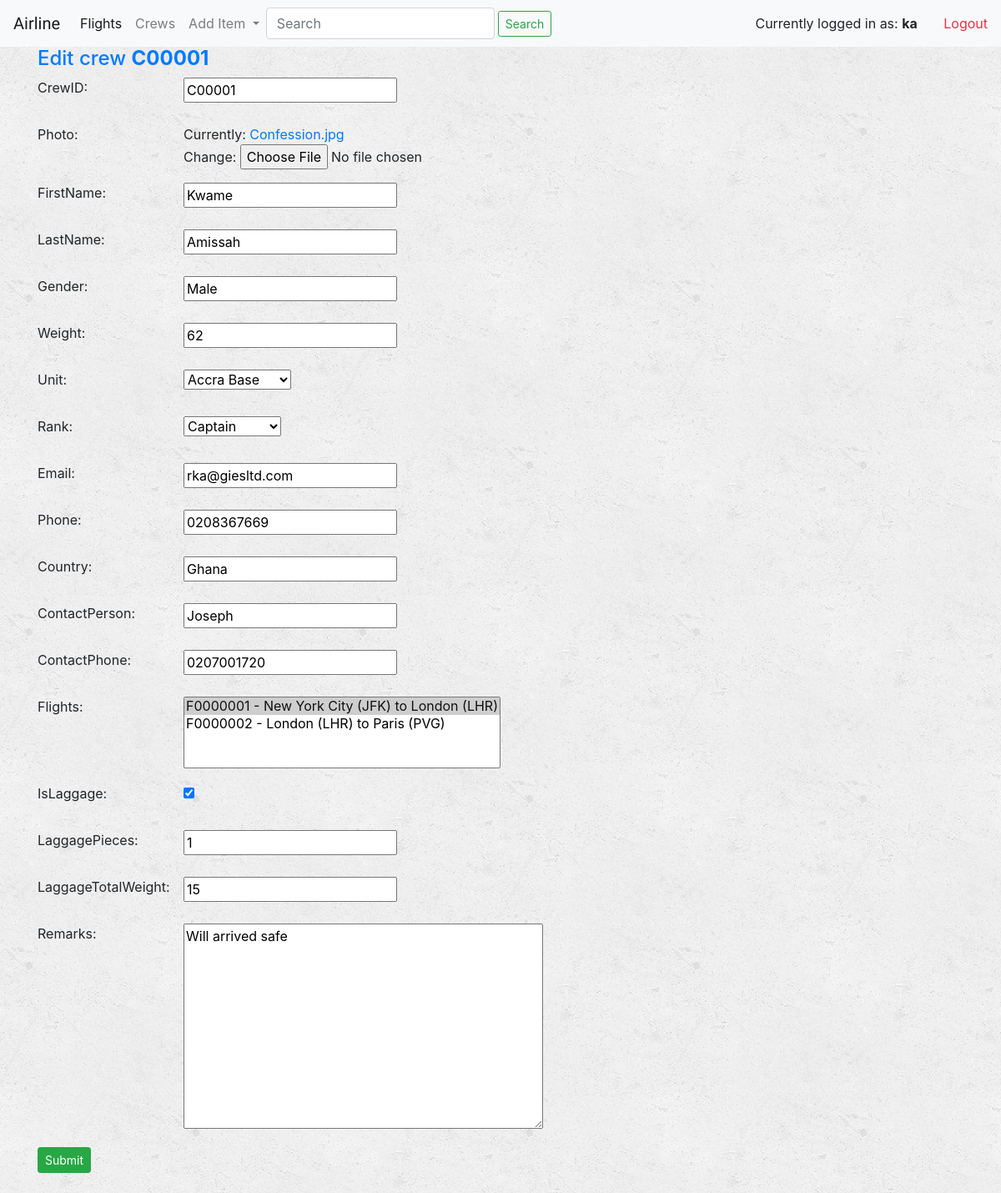
Page /crew_1/update/ (signed in) on the committed database.
### flights/models.py (models this page shows, shortened)
class Crew(models.Model):
    crewID = models.CharField(max_length=64)
    photo = models.FileField()
    firstName = models.CharField(max_length=64)
    lastName = models.CharField(max_length=64)
    gender = models.CharField(max_length=64)
    weight = models.CharField(max_length=64, null=True, blank=True)
    unit = models.ForeignKey(Unit, on_delete=models.CASCADE, related_name="crewunit")
    rank = models.ForeignKey(Rank, on_delete=models.CASCADE, related_name="crewrank")
    email = models.EmailField(null=True, blank=True)
    phone = models.CharField(max_length=64, null=True, blank=True)
    country = models.CharField(max_length=65, null=True, blank=True)
    contactPerson = models.CharField(max_length=64)
    contactPhone = models.CharField(max_length=64)
    flights = models.ManyToManyField(Flight, related_name="crews")
    isLaggage = models.BooleanField()
    laggagePieces = models.CharField(max_length=64, null=True, blank=True)
    laggageTotalWeight = models.CharField(max_length=64, null=True, blank=True)
    remarks = models.TextField(null=True, blank=True)
    timeCreated = models.DateTimeField(auto_now_add=True)
    timeUpdated = models.DateTimeField(auto_now=True)

### flights/views.py (the view)
# urls.py: path('crew_<int:pk>/update/', views.CrewUpdateView.as_view(), name='crewUpdate'),
class CrewUpdateView(LoginRequiredMixin, UpdateView):
    template_name = 'flights/crew_update_form.html'
    form_class = CrewUpdateForm
    success_url = reverse_lazy('flights:crewList')
    def get_queryset(self):
        return Crew.objects.all()

### flights/forms.py
class CrewUpdateForm(forms.ModelForm):
	class Meta:
		model = Crew
		fields = '__all__'

### flights/models.py (called while the page is built)
    def __str__(self):
        return f"{self.city} ({self.code})"

    def __str__(self):
        return f"{self.name}"

    def __str__(self):
        return f"{self.name}"

    def __str__(self):
        return f"{self.flightID} - {self.origin} to {self.destination}"

### flights/templates/flights/crew_update_form.html (shortened to what this page needs)
{% extends "flights/base.html" %}
{% block body %}
<div>
	<div class="container">
		<h4 class="text-primary">Edit crew <strong>{{ crew.crewID }}</strong></h4>
		<form class="" role="form" action="" method="post" enctype="multipart/form-data">
			{% include 'flights/template_form.html' %}
			<div>
				<button type="submit" class="btn btn-success btn-sm">Submit</button>
			</div>
		</form>
	</div>
	<br>
</div>
{% endblock %}

### flights/templates/flights/base.html (shortened to what this page needs)
<!DOCTYPE html>
<html lang="en">
<head>
    {% load staticfiles %}
    <link rel="stylesheet" type="text/css" href="{% static 'flights/css/style.css' %}"/>
    <link rel="stylesheet" href="https://maxcdn.bootstrapcdn.com/bootstrap/4.3.1/css/bootstrap.min.css">
</head>
<body>
    <nav class="navbar navbar-expand-lg navbar-light bg-light">
        <div class="navbar-header">
            <a class="navbar-brand" href="{% url 'flights:index' %}">Airline</a>
        </div>
        <div class="collapse navbar-collapse" id="navbarSupportedContent">
            <ul class="nav navbar-nav">
                <li class="nav-item ">
                    <a class="nav-link active" href="{% url 'flights:flightList' %}">Flights<span class="sr-only">(current)</span></a>
                </li>
                <li class="nav-item">
                    <a class="nav-link" href="{% url 'flights:crewList' %}">Crews</a>
                </li>
                <li class="nav-item dropdown">
                    <a class="nav-link dropdown-toggle glyphicon-plus" href="#" id="navbarDropdownMenuLink" role="button" data-toggle="dropdown" aria-haspopup="true" aria-expanded="false">
                    Add Item
                    </a>
                </li>
            </ul>
            <form class="form-inline my-2 my-lg-0" action="">
                <input class="form-control mr-sm-1" type="search" name='q' placeholder="Search" aria-label="Search">
                <button class="btn btn-outline-success btn-sm" type="submit">Search</button>
            </form>
        </div>
        <div>
            <ul class="nav justify-content-end">
                <li class="nav-item">
                    Currently logged in as:
                    <strong>{{ user.username }}</strong>
                </li>
                <li class="nav-item">
                    <a href="{% url 'flights:logoutUser' %}">
                        &nbsp; &nbsp; &nbsp; &nbsp;<span class="text-danger">Logout</span>
                    </a>
                </li>
            </ul>
        </div>
    </nav>
{% block body %}{% endblock %}
</body>
</html>

### flights/templates/flights/template_form.html (shortened to what this page needs)
{% for field in form %}
<div>
    <div class="form-group row">
        <label class="col-sm-2">{{ field.label_tag }}</label>
        <div class="">{{ field }}</div>
    </div>
</div>
{% endfor %}

### flights/static/flights/css/style.css (style rules this page uses)
body { background: white url("/../images/background.png"); }
.navbar { border-radius: 0; }
.navbar-brand { font-family: 'Satisfy', cursive; }
nav ul li { display: inline-block; }
nav li a { text-decoration: none; }

### rows in the picture
Crew: crewID "C00001", form "C00001" "Kwame" "Amissah" "Male" "62" "Accra Base" "Captain" "rka@giesltd.com" "0208367669" "Ghana" "Joseph" "0207001720" "☑" "1" "15" "Will arrived safe"

### other values in the picture
{{ user.username }} "ka"
{{ field.label_tag }} "CrewID:" "Photo:" "FirstName:" "LastName:" "Gender:" "Weight:" "Unit:" "Rank:" "Email:" "Phone:" "Country:" "ContactPerson:" "ContactPhone:" "Flights:" "IsLaggage:" "LaggagePieces:" "LaggageTotalWeight:" "Remarks:"
